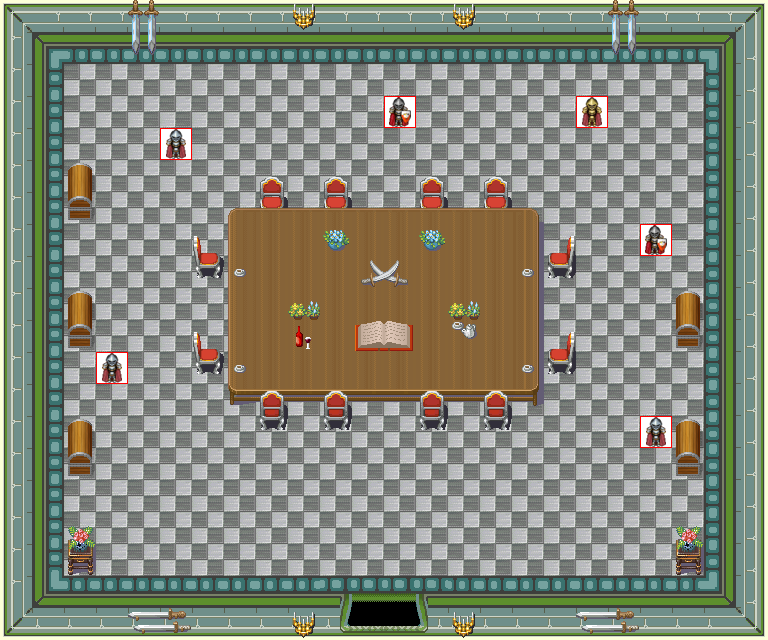

A level layout from a 2D game, rendered from its tile map. Below: a short description, then the map file with tile-grid data replaced by summaries:
An orthogonal 24x20 tile map with 32x32 px tiles, 6 tile layers (0_floor, 1_terrain, 2_object, 3_roof, ...), 2 hidden layers not drawn, 18 tilesets.

<map version="1.2" tiledversion="1.2.2" orientation="orthogonal" renderorder="right-down" width="24" height="20" tilewidth="32" tileheight="32" infinite="0" nextlayerid="9" nextobjectid="1">
 <tileset firstgid="1" name="book" tilewidth="32" tileheight="32" tilecount="4" columns="2">
  <image source="../../tileset/item/documents/book.png" width="64" height="64" />
 </tileset>
 <tileset firstgid="5" name="collision" tilewidth="32" tileheight="32" tilecount="1" columns="1">
  <image source="../../tileset/logic/collision.png" width="32" height="32" />
 </tileset>
 <tileset firstgid="6" name="drewniany_stol2" tilewidth="32" tileheight="32" tilecount="9" columns="3">
  <image source="../../tileset/pol/wyposazenie/stoly/drewniany_stol2.png" width="96" height="96" />
 </tileset>
 <tileset firstgid="15" name="dzbanek_filizanka" tilewidth="32" tileheight="32" tilecount="2" columns="2">
  <image source="../../tileset/pol/wyposazenie/dzbanek_filizanka.png" width="64" height="32" />
 </tileset>
 <tileset firstgid="17" name="fotele_czerwone_zaslona" tilewidth="32" tileheight="32" tilecount="30" columns="5">
  <image source="../../tileset/pol/wyposazenie/fotele_czerwone_zaslona.png" width="160" height="192" />
 </tileset>
 <tileset firstgid="47" name="kafelki_rozne" tilewidth="32" tileheight="32" tilecount="80" columns="16">
  <image source="../../tileset/pol/domki/podloga/kafelki_rozne.png" width="512" height="160" />
 </tileset>
 <tileset firstgid="127" name="miecze" tilewidth="32" tileheight="32" tilecount="24" columns="6">
  <image source="../../tileset/pol/wyposazenie/miecze.png" width="192" height="128" />
 </tileset>
 <tileset firstgid="151" name="roslinki_doniczki" tilewidth="32" tileheight="32" tilecount="32" columns="16">
  <image source="../../tileset/pol/natura/kwiaty/roslinki_doniczki.png" width="512" height="64" />
 </tileset>
 <tileset firstgid="183" name="swiecznik" tilewidth="32" tileheight="32" tilecount="1" columns="1">
  <image source="../../tileset/pol/oswietlenie/swiecznik.png" width="32" height="32" />
 </tileset>
 <tileset firstgid="184" name="chest_2" tilewidth="32" tileheight="32" tilecount="6" columns="3">
  <image source="../../tileset/item/chest/chest_2.png" width="96" height="64" />
 </tileset>
 <tileset firstgid="190" name="bottles_and_cups" tilewidth="32" tileheight="32" tilecount="16" columns="4">
  <image source="../../tileset/item/drink/bottles_and_cups.png" width="128" height="128" />
 </tileset>
 <tileset firstgid="206" name="drzwi" tilewidth="32" tileheight="32" tilecount="12" columns="3">
  <image source="../../tileset/building/entrance/dark_red_ns_fancy.png" width="96" height="128" />
 </tileset>
 <tileset firstgid="218" name="brown" tilewidth="32" tileheight="32" tilecount="5" columns="5">
  <image source="../../tileset/ground/brown.png" width="160" height="32" />
 </tileset>
 <tileset firstgid="223" name="blue_green_wide" tilewidth="32" tileheight="32" tilecount="64" columns="4">
  <image source="../../tileset/building/entrance/blue_green_wide.png" width="128" height="512" />
 </tileset>
 <tileset firstgid="287" name="int_blue_green" tilewidth="32" tileheight="32" tilecount="16" columns="4">
  <image source="../../tileset/building/wall/int_blue_green.png" width="128" height="128" />
 </tileset>
 <tileset firstgid="303" name="int_green_blue" tilewidth="32" tileheight="32" tilecount="16" columns="4">
  <image source="../../tileset/building/wall/int_green_blue.png" width="128" height="128" />
 </tileset>
 <tileset firstgid="319" name="protection" tilewidth="32" tileheight="32" tilecount="2" columns="2">
  <image source="../../tileset/logic/protection.png" width="64" height="32" />
 </tileset>
 <tileset firstgid="321" name="pol_rycerze" tilewidth="32" tileheight="32" tilecount="9" columns="9">
  <image source="../../tileset/logic/creature/pol_rycerze.png" width="288" height="32" />
 </tileset>
 <layer id="1" name="0_floor" width="24" height="20">
  <data>[480 cells, 480 non-empty, 1 distinct tile ids]</data>
 </layer>
 <layer id="2" name="1_terrain" width="24" height="20">
  <data>[480 cells, 238 non-empty, 34 distinct tile ids]</data>
 </layer>
 <layer id="3" name="2_object" width="24" height="20">
  <data>[480 cells, 45 non-empty, 23 distinct tile ids]</data>
 </layer>
 <layer id="4" name="3_roof" width="24" height="20">
  <data>[480 cells, 17 non-empty, 5 distinct tile ids]</data>
 </layer>
 <layer id="5" name="4_roof_add" width="24" height="20">
  <data>[480 cells, 0 non-empty, 0 distinct tile ids]</data>
 </layer>
 <layer id="6" name="objects" width="24" height="20">
  <data>[480 cells, 6 non-empty, 3 distinct tile ids]</data>
 </layer>
 <layer id="7" name="collision" width="24" height="20" visible="0">
  <data>[480 cells, 215 non-empty, 1 distinct tile ids]</data>
 </layer>
 <layer id="8" name="protection" width="24" height="20" visible="0">
  <data>[480 cells, 480 non-empty, 1 distinct tile ids]</data>
 </layer>
</map>
